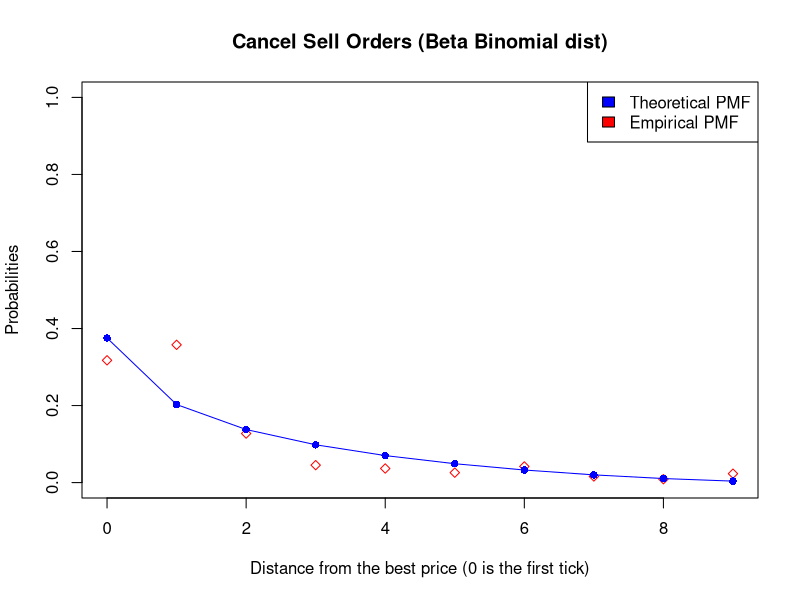

The R script that drew this image:
# MLE for Beta Binomial Distribution

MyData <- read.csv(file="nov_01_normalized_quantities.csv")

limitBuyMean <- MyData[1,2:11]
limitSellMean <- MyData[2,2:11]
cancelBuyMean <- MyData[3,2:11]
cancelSellMean <- MyData[4,2:11]

selectedOrder <- cancelSellMean # Change this line to select other orders.

obs <- c(0, 1, 2, 3, 4, 5, 6, 7, 8, 9)
freq <- selectedOrder
data <- rep(obs, freq)

n = length(obs)-1

x = 0:n

# Using Optim Function
# par[1] is alpha
# par[2] is beta

loglik_bb <- function(x, n, par){
  -sum(log(choose(n, x)) + log(beta(x + par[1], n - x + par[2])) - log(beta(par[1], par[2])))
}

parameters = optim(fn=loglik_bb, par = c(1,1), x = data, n = n)$par

a = parameters[1]
b = parameters[2]

bb_pmf <- function(n, k, a, b) {
  return(choose(n,k)*beta(k+a, n-k+b)/beta(a,b))
}

# first plot
plot(0:9, freq/sum(freq),col="red", 
     xlab = "Distance from the best price (0 is the first tick)",
     ylab = "Probabilities", main = "Cancel Sell Orders (Beta Binomial dist)",
     pch=23, ylim=range(c(0,1)))

par(new = TRUE)
plot(0:9, bb_pmf(9,0:9,a,b), col="blue", pch=16, ylim=range(c(0,1)), axes = FALSE, xlab = "", ylab = "")
lines(0:9, bb_pmf(9,0:9,a,b), col="blue")

sum(bb_pmf(9,0:9,a,b))

legend("topright",
       c("Theoretical PMF","Empirical PMF"),
       fill=c("blue","red")
)

# Chi Squared Test for Beta Binomial

observed_freq <- selectedOrder/sum(selectedOrder)
expected_freq <- bb_pmf(9,0:9,a,b)

chi_sq = sum((observed_freq - expected_freq)^2 / expected_freq)

# Limit Buy:    0.1054
# Limit Sell:   0.0613
# Cancel Buy:   0.1785
# Cancel Sell:  0.0840


